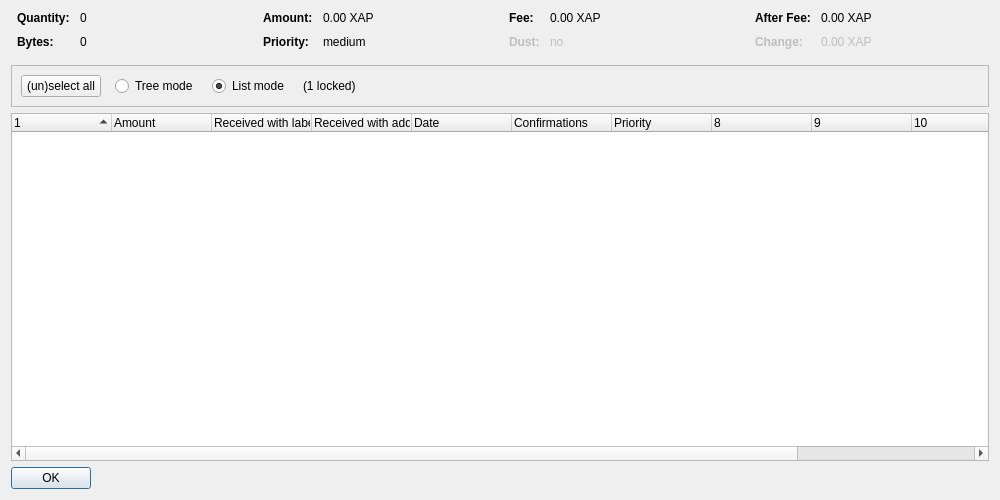
<?xml version="1.0" encoding="UTF-8"?>
<ui version="4.0">
 <class>CoinControlDialog</class>
 <widget class="QDialog" name="CoinControlDialog">
  <property name="geometry">
   <rect>
    <x>0</x>
    <y>0</y>
    <width>1000</width>
    <height>500</height>
   </rect>
  </property>
  <property name="windowTitle">
   <string>Coin Selection</string>
  </property>
  <layout class="QVBoxLayout" name="verticalLayout">
   <item>
    <layout class="QHBoxLayout" name="horizontalLayoutTop" stretch="0,0,0,0">
     <property name="topMargin">
      <number>0</number>
     </property>
     <property name="bottomMargin">
      <number>10</number>
     </property>
     <item>
      <layout class="QFormLayout" name="formLayoutCoinControl1">
       <property name="horizontalSpacing">
        <number>10</number>
       </property>
       <property name="verticalSpacing">
        <number>10</number>
       </property>
       <property name="leftMargin">
        <number>6</number>
       </property>
       <property name="rightMargin">
        <number>6</number>
       </property>
       <item row="0" column="0">
        <widget class="QLabel" name="labelCoinControlQuantityText">
         <property name="font">
          <font>
           <weight>75</weight>
           <bold>true</bold>
          </font>
         </property>
         <property name="text">
          <string>Quantity:</string>
         </property>
        </widget>
       </item>
       <item row="0" column="1">
        <widget class="QLabel" name="labelCoinControlQuantity">
         <property name="cursor">
          <cursorShape>IBeamCursor</cursorShape>
         </property>
         <property name="contextMenuPolicy">
          <enum>Qt::ActionsContextMenu</enum>
         </property>
         <property name="text">
          <string notr="true">0</string>
         </property>
         <property name="textInteractionFlags">
          <set>Qt::LinksAccessibleByMouse|Qt::TextSelectableByKeyboard|Qt::TextSelectableByMouse</set>
         </property>
        </widget>
       </item>
       <item row="1" column="0">
        <widget class="QLabel" name="labelCoinControlBytesText">
         <property name="font">
          <font>
           <weight>75</weight>
           <bold>true</bold>
          </font>
         </property>
         <property name="text">
          <string>Bytes:</string>
         </property>
        </widget>
       </item>
       <item row="1" column="1">
        <widget class="QLabel" name="labelCoinControlBytes">
         <property name="cursor">
          <cursorShape>IBeamCursor</cursorShape>
         </property>
         <property name="contextMenuPolicy">
          <enum>Qt::ActionsContextMenu</enum>
         </property>
         <property name="text">
          <string notr="true">0</string>
         </property>
         <property name="textInteractionFlags">
          <set>Qt::LinksAccessibleByMouse|Qt::TextSelectableByKeyboard|Qt::TextSelectableByMouse</set>
         </property>
        </widget>
       </item>
      </layout>
     </item>
     <item>
      <layout class="QFormLayout" name="formLayoutCoinControl2">
       <property name="horizontalSpacing">
        <number>10</number>
       </property>
       <property name="verticalSpacing">
        <number>10</number>
       </property>
       <property name="leftMargin">
        <number>6</number>
       </property>
       <property name="rightMargin">
        <number>6</number>
       </property>
       <item row="0" column="0">
        <widget class="QLabel" name="labelCoinControlAmountText">
         <property name="font">
          <font>
           <weight>75</weight>
           <bold>true</bold>
          </font>
         </property>
         <property name="text">
          <string>Amount:</string>
         </property>
        </widget>
       </item>
       <item row="0" column="1">
        <widget class="QLabel" name="labelCoinControlAmount">
         <property name="cursor">
          <cursorShape>IBeamCursor</cursorShape>
         </property>
         <property name="contextMenuPolicy">
          <enum>Qt::ActionsContextMenu</enum>
         </property>
         <property name="text">
          <string notr="true">0.00 XAP</string>
         </property>
         <property name="textInteractionFlags">
          <set>Qt::LinksAccessibleByMouse|Qt::TextSelectableByKeyboard|Qt::TextSelectableByMouse</set>
         </property>
        </widget>
       </item>
       <item row="1" column="0">
        <widget class="QLabel" name="labelCoinControlPriorityText">
         <property name="font">
          <font>
           <weight>75</weight>
           <bold>true</bold>
          </font>
         </property>
         <property name="text">
          <string>Priority:</string>
         </property>
        </widget>
       </item>
       <item row="1" column="1">
        <widget class="QLabel" name="labelCoinControlPriority">
         <property name="cursor">
          <cursorShape>IBeamCursor</cursorShape>
         </property>
         <property name="contextMenuPolicy">
          <enum>Qt::ActionsContextMenu</enum>
         </property>
         <property name="text">
          <string notr="true">medium</string>
         </property>
         <property name="textInteractionFlags">
          <set>Qt::LinksAccessibleByMouse|Qt::TextSelectableByKeyboard|Qt::TextSelectableByMouse</set>
         </property>
        </widget>
       </item>
      </layout>
     </item>
     <item>
      <layout class="QFormLayout" name="formLayoutCoinControl3">
       <property name="horizontalSpacing">
        <number>10</number>
       </property>
       <property name="verticalSpacing">
        <number>10</number>
       </property>
       <property name="leftMargin">
        <number>6</number>
       </property>
       <property name="rightMargin">
        <number>6</number>
       </property>
       <item row="0" column="0">
        <widget class="QLabel" name="labelCoinControlFeeText">
         <property name="font">
          <font>
           <weight>75</weight>
           <bold>true</bold>
          </font>
         </property>
         <property name="text">
          <string>Fee:</string>
         </property>
        </widget>
       </item>
       <item row="0" column="1">
        <widget class="QLabel" name="labelCoinControlFee">
         <property name="cursor">
          <cursorShape>IBeamCursor</cursorShape>
         </property>
         <property name="contextMenuPolicy">
          <enum>Qt::ActionsContextMenu</enum>
         </property>
         <property name="text">
          <string notr="true">0.00 XAP</string>
         </property>
         <property name="textInteractionFlags">
          <set>Qt::LinksAccessibleByMouse|Qt::TextSelectableByKeyboard|Qt::TextSelectableByMouse</set>
         </property>
        </widget>
       </item>
       <item row="1" column="0">
        <widget class="QLabel" name="labelCoinControlLowOutputText">
         <property name="enabled">
          <bool>false</bool>
         </property>
         <property name="font">
          <font>
           <weight>75</weight>
           <bold>true</bold>
          </font>
         </property>
         <property name="text">
          <string>Dust:</string>
         </property>
        </widget>
       </item>
       <item row="1" column="1">
        <widget class="QLabel" name="labelCoinControlLowOutput">
         <property name="enabled">
          <bool>false</bool>
         </property>
         <property name="cursor">
          <cursorShape>IBeamCursor</cursorShape>
         </property>
         <property name="contextMenuPolicy">
          <enum>Qt::ActionsContextMenu</enum>
         </property>
         <property name="text">
          <string notr="true">no</string>
         </property>
         <property name="textInteractionFlags">
          <set>Qt::LinksAccessibleByMouse|Qt::TextSelectableByKeyboard|Qt::TextSelectableByMouse</set>
         </property>
        </widget>
       </item>
      </layout>
     </item>
     <item>
      <layout class="QFormLayout" name="formLayoutCoinControl4">
       <property name="horizontalSpacing">
        <number>10</number>
       </property>
       <property name="verticalSpacing">
        <number>10</number>
       </property>
       <property name="leftMargin">
        <number>6</number>
       </property>
       <property name="rightMargin">
        <number>6</number>
       </property>
       <item row="0" column="0">
        <widget class="QLabel" name="labelCoinControlAfterFeeText">
         <property name="font">
          <font>
           <weight>75</weight>
           <bold>true</bold>
          </font>
         </property>
         <property name="text">
          <string>After Fee:</string>
         </property>
        </widget>
       </item>
       <item row="0" column="1">
        <widget class="QLabel" name="labelCoinControlAfterFee">
         <property name="cursor">
          <cursorShape>IBeamCursor</cursorShape>
         </property>
         <property name="contextMenuPolicy">
          <enum>Qt::ActionsContextMenu</enum>
         </property>
         <property name="text">
          <string notr="true">0.00 XAP</string>
         </property>
         <property name="textInteractionFlags">
          <set>Qt::LinksAccessibleByMouse|Qt::TextSelectableByKeyboard|Qt::TextSelectableByMouse</set>
         </property>
        </widget>
       </item>
       <item row="1" column="0">
        <widget class="QLabel" name="labelCoinControlChangeText">
         <property name="enabled">
          <bool>false</bool>
         </property>
         <property name="font">
          <font>
           <weight>75</weight>
           <bold>true</bold>
          </font>
         </property>
         <property name="text">
          <string>Change:</string>
         </property>
        </widget>
       </item>
       <item row="1" column="1">
        <widget class="QLabel" name="labelCoinControlChange">
         <property name="enabled">
          <bool>false</bool>
         </property>
         <property name="cursor">
          <cursorShape>IBeamCursor</cursorShape>
         </property>
         <property name="contextMenuPolicy">
          <enum>Qt::ActionsContextMenu</enum>
         </property>
         <property name="text">
          <string notr="true">0.00 XAP</string>
         </property>
         <property name="textInteractionFlags">
          <set>Qt::LinksAccessibleByMouse|Qt::TextSelectableByKeyboard|Qt::TextSelectableByMouse</set>
         </property>
        </widget>
       </item>
      </layout>
     </item>
    </layout>
   </item>
   <item>
    <widget class="QFrame" name="frame">
     <property name="minimumSize">
      <size>
       <width>0</width>
       <height>40</height>
      </size>
     </property>
     <property name="frameShape">
      <enum>QFrame::StyledPanel</enum>
     </property>
     <property name="frameShadow">
      <enum>QFrame::Sunken</enum>
     </property>
     <layout class="QHBoxLayout" name="horizontalLayout">
      <item>
       <layout class="QHBoxLayout" name="horizontalLayoutPanel" stretch="0,0,0,0,0">
        <property name="spacing">
         <number>14</number>
        </property>
        <item>
         <widget class="QPushButton" name="pushButtonSelectAll">
          <property name="sizePolicy">
           <sizepolicy hsizetype="Maximum" vsizetype="Fixed">
            <horstretch>0</horstretch>
            <verstretch>0</verstretch>
           </sizepolicy>
          </property>
          <property name="text">
           <string>(un)select all</string>
          </property>
          <property name="autoDefault">
           <bool>false</bool>
          </property>
         </widget>
        </item>
        <item>
         <widget class="QRadioButton" name="radioTreeMode">
          <property name="sizePolicy">
           <sizepolicy hsizetype="Maximum" vsizetype="Fixed">
            <horstretch>0</horstretch>
            <verstretch>0</verstretch>
           </sizepolicy>
          </property>
          <property name="text">
           <string>Tree mode</string>
          </property>
         </widget>
        </item>
        <item>
         <widget class="QRadioButton" name="radioListMode">
          <property name="sizePolicy">
           <sizepolicy hsizetype="Maximum" vsizetype="Fixed">
            <horstretch>0</horstretch>
            <verstretch>0</verstretch>
           </sizepolicy>
          </property>
          <property name="text">
           <string>List mode</string>
          </property>
          <property name="checked">
           <bool>true</bool>
          </property>
         </widget>
        </item>
        <item>
         <widget class="QLabel" name="labelLocked">
          <property name="text">
           <string notr="true">(1 locked)</string>
          </property>
         </widget>
        </item>
        <item>
         <spacer name="horizontalSpacer">
          <property name="orientation">
           <enum>Qt::Horizontal</enum>
          </property>
          <property name="sizeHint" stdset="0">
           <size>
            <width>40</width>
            <height>20</height>
           </size>
          </property>
         </spacer>
        </item>
       </layout>
      </item>
     </layout>
    </widget>
   </item>
   <item>
    <widget class="CoinControlTreeWidget" name="treeWidget">
     <property name="contextMenuPolicy">
      <enum>Qt::CustomContextMenu</enum>
     </property>
     <property name="sortingEnabled">
      <bool>false</bool>
     </property>
     <property name="columnCount">
      <number>12</number>
     </property>
     <attribute name="headerShowSortIndicator" stdset="0">
      <bool>true</bool>
     </attribute>
     <attribute name="headerStretchLastSection">
      <bool>false</bool>
     </attribute>
     <column>
      <property name="text">
       <string/>
      </property>
     </column>
     <column>
      <property name="text">
       <string>Amount</string>
      </property>
     </column>
     <column>
      <property name="text">
       <string>Received with label</string>
      </property>
     </column>
     <column>
      <property name="text">
       <string>Received with address</string>
      </property>
     </column>
     <column>
      <property name="text">
       <string>Date</string>
      </property>
     </column>
     <column>
      <property name="text">
       <string>Confirmations</string>
      </property>
      <property name="toolTip">
       <string>Confirmed</string>
      </property>
     </column>
     <column>
      <property name="text">
       <string>Priority</string>
      </property>
     </column>
     <column>
      <property name="text">
       <string/>
      </property>
     </column>
     <column>
      <property name="text">
       <string/>
      </property>
     </column>
     <column>
      <property name="text">
       <string/>
      </property>
     </column>
     <column>
      <property name="text">
       <string/>
      </property>
     </column>
     <column>
      <property name="text">
       <string/>
      </property>
     </column>
    </widget>
   </item>
   <item>
    <widget class="QDialogButtonBox" name="buttonBox">
     <property name="sizePolicy">
      <sizepolicy hsizetype="Maximum" vsizetype="Fixed">
       <horstretch>0</horstretch>
       <verstretch>0</verstretch>
      </sizepolicy>
     </property>
     <property name="orientation">
      <enum>Qt::Horizontal</enum>
     </property>
     <property name="standardButtons">
      <set>QDialogButtonBox::Ok</set>
     </property>
    </widget>
   </item>
  </layout>
 </widget>
 <customwidgets>
  <customwidget>
   <class>CoinControlTreeWidget</class>
   <extends>QTreeWidget</extends>
   <header>coincontroltreewidget.h</header>
  </customwidget>
 </customwidgets>
 <resources/>
 <connections/>
</ui>
